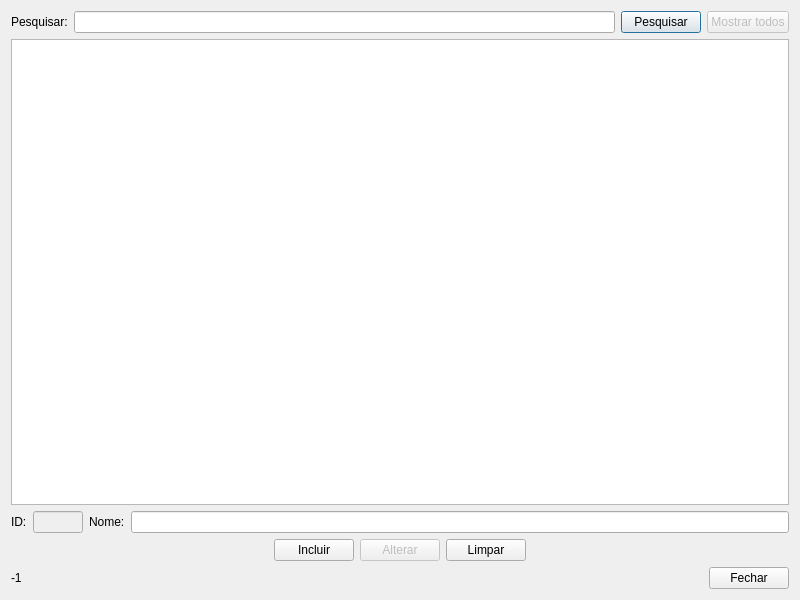
<?xml version="1.0" encoding="UTF-8"?>
<ui version="4.0">
 <class>form_banda</class>
 <widget class="QDialog" name="form_banda">
  <property name="geometry">
   <rect>
    <x>0</x>
    <y>0</y>
    <width>800</width>
    <height>600</height>
   </rect>
  </property>
  <property name="windowTitle">
   <string>Bandas - Limus :: Livros e músicas</string>
  </property>
  <property name="windowIcon">
   <iconset resource="arquivos.qrc">
    <normaloff>:/imagens/imagens/icone.png</normaloff>:/imagens/imagens/icone.png</iconset>
  </property>
  <layout class="QVBoxLayout" name="verticalLayout">
   <item>
    <layout class="QHBoxLayout" name="horizontalLayout">
     <item>
      <widget class="QLabel" name="label">
       <property name="text">
        <string>Pesquisar:</string>
       </property>
      </widget>
     </item>
     <item>
      <widget class="QLineEdit" name="lineEdit_pesquisar"/>
     </item>
     <item>
      <widget class="QPushButton" name="pushButton_pesquisar">
       <property name="text">
        <string>Pesquisar</string>
       </property>
      </widget>
     </item>
     <item>
      <widget class="QPushButton" name="pushButton_mostrar_todos">
       <property name="enabled">
        <bool>false</bool>
       </property>
       <property name="text">
        <string>Mostrar todos</string>
       </property>
      </widget>
     </item>
    </layout>
   </item>
   <item>
    <widget class="QTableWidget" name="tableWidget_banda"/>
   </item>
   <item>
    <layout class="QHBoxLayout" name="horizontalLayout_4">
     <item>
      <widget class="QLabel" name="label_2">
       <property name="text">
        <string>ID:</string>
       </property>
      </widget>
     </item>
     <item>
      <widget class="QLineEdit" name="lineEdit_id">
       <property name="enabled">
        <bool>false</bool>
       </property>
       <property name="maximumSize">
        <size>
         <width>50</width>
         <height>16777215</height>
        </size>
       </property>
      </widget>
     </item>
     <item>
      <widget class="QLabel" name="label_3">
       <property name="text">
        <string>Nome:</string>
       </property>
      </widget>
     </item>
     <item>
      <widget class="QLineEdit" name="lineEdit_nome"/>
     </item>
    </layout>
   </item>
   <item>
    <layout class="QHBoxLayout" name="horizontalLayout_3">
     <item>
      <spacer name="horizontalSpacer_2">
       <property name="orientation">
        <enum>Qt::Horizontal</enum>
       </property>
       <property name="sizeHint" stdset="0">
        <size>
         <width>40</width>
         <height>20</height>
        </size>
       </property>
      </spacer>
     </item>
     <item>
      <widget class="QPushButton" name="pushButton_incluir">
       <property name="text">
        <string>Incluir</string>
       </property>
      </widget>
     </item>
     <item>
      <widget class="QPushButton" name="pushButton_alterar">
       <property name="enabled">
        <bool>false</bool>
       </property>
       <property name="text">
        <string>Alterar</string>
       </property>
      </widget>
     </item>
     <item>
      <widget class="QPushButton" name="pushButton_limpar">
       <property name="text">
        <string>Limpar</string>
       </property>
      </widget>
     </item>
     <item>
      <spacer name="horizontalSpacer_3">
       <property name="orientation">
        <enum>Qt::Horizontal</enum>
       </property>
       <property name="sizeHint" stdset="0">
        <size>
         <width>40</width>
         <height>20</height>
        </size>
       </property>
      </spacer>
     </item>
    </layout>
   </item>
   <item>
    <layout class="QHBoxLayout" name="horizontalLayout_2">
     <item>
      <widget class="QLabel" name="label_selected_row">
       <property name="text">
        <string>-1</string>
       </property>
      </widget>
     </item>
     <item>
      <spacer name="horizontalSpacer">
       <property name="orientation">
        <enum>Qt::Horizontal</enum>
       </property>
       <property name="sizeHint" stdset="0">
        <size>
         <width>40</width>
         <height>20</height>
        </size>
       </property>
      </spacer>
     </item>
     <item>
      <widget class="QPushButton" name="pushButton_fechar">
       <property name="text">
        <string>Fechar</string>
       </property>
      </widget>
     </item>
    </layout>
   </item>
  </layout>
 </widget>
 <resources>
  <include location="arquivos.qrc"/>
 </resources>
 <connections/>
</ui>
